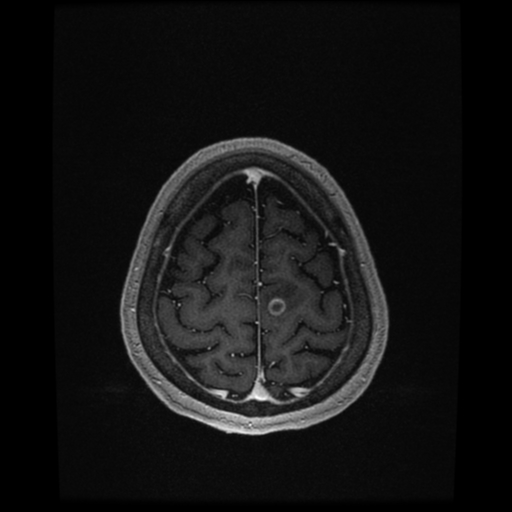
//> input picture build/MR.386662.Image 17.jpg, 512 x 512 px
$ ./main '../build/MR.386662.Image 17.jpg'   (built with g++ and OpenCV 4)
//> lines starting //> are read from the running program, lines starting //| are printed output that depends on the picture; after the words box and inside, x2 and y2 are one past the last pixel; in counts of white or black regions, pixels touching at a corner belong together
//> further down, origin is the input picture: 512 rows x 512 cols, CV_8UC1; min 0, max 255, mean 19.2
#include <opencv2/opencv.hpp>

using namespace cv;

static const double CRANIUM_AREA_COEFFICIENT = 0.0004;
static const int ADAPTIVE_THRESHOLD_OFFSET = -10;
static const int ADAPTIVE_THRESHOLD_BLOCKSIZE = 43;
static const int ADAPTIVE_THRESHOLD_C = 50;
static const int MORPH_SIZE = 40;

double getMean(Mat channel)
{
	auto histSize = 256;    // bin size
	float range[] = { 0, 255 };
	const float *ranges[] = { range };

	MatND hist;
	calcHist(&channel, 1, nullptr, Mat(), hist, 1, &histSize, ranges, true, false);

	normalize(hist, hist, 0, 255, NORM_MINMAX);

	auto model = ml::EM::create();
	model->setClustersNumber(3);
	model->trainEM(hist);

	auto means = model->getMeans();
	sort(means, means, CV_SORT_EVERY_COLUMN + CV_SORT_ASCENDING);

	std::cout << means << std::endl;

	return means.at<double>(1);
}

void processImage(Mat origin)
{
	auto originalMat = origin.clone();

	threshold(originalMat, originalMat, 30, 255, CV_THRESH_TOZERO);
	normalize(originalMat, originalMat, 0, 255, NORM_MINMAX);

	fastNlMeansDenoising(originalMat, originalMat, 3, 7, 21);
//> originalMat: 512 rows x 512 cols, CV_8UC1; min 0, max 255, mean 13.2

	auto thresholdMat = originalMat.clone();
	threshold(originalMat, thresholdMat, 30, 255, CV_THRESH_BINARY);
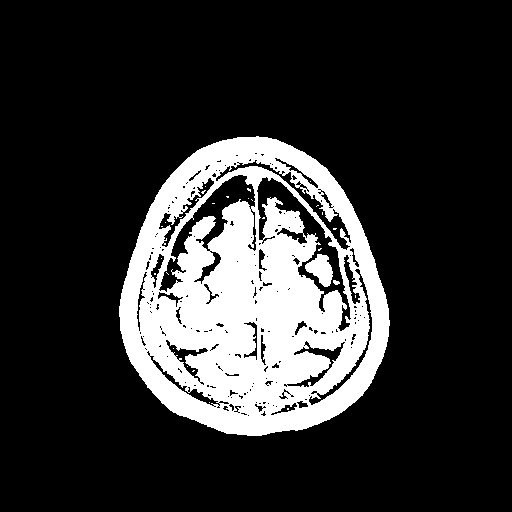
//> thresholdMat: 512 rows x 512 cols, CV_8UC1; 19.4% white; 27 white regions (24 under 20 px)

	std::vector<std::vector<Point>> contours;
	auto contourOutput = thresholdMat.clone();
	findContours(contourOutput, contours, CV_RETR_EXTERNAL, CV_CHAIN_APPROX_SIMPLE);
//> contours = 1 contour; box (x1, y1, x2, y2) and area: (119, 136, 390, 436) 61778

	auto minimalRect = boundingRect(contours[0]);
//> minimalRect = Rect(119, 136, 271, 300)

	const auto craniumThickness = static_cast<int>(CRANIUM_AREA_COEFFICIENT * minimalRect.size().area());
//> craniumThickness = 32
	Mat craniumMask = Mat::zeros(originalMat.size(), CV_8UC1);
	for (size_t idx = 0; idx < contours.size(); idx++) {
		drawContours(craniumMask, contours, idx, Scalar(255), craniumThickness);
	}
//> this loop made 1 pass
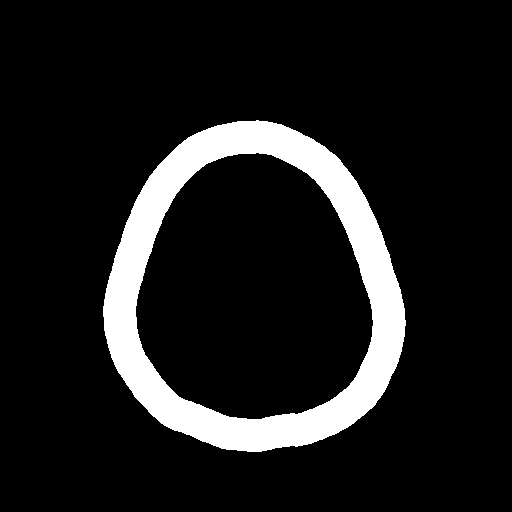
//> craniumMask: 512 rows x 512 cols, CV_8UC1; 11.1% white; 1 white region, box (x1, y1, x2, y2) and area: (103, 120, 406, 452) 29003

	const Rect leftRect(minimalRect.x, minimalRect.y, minimalRect.width / 2, minimalRect.height);
//> leftRect = Rect(119, 136, 135, 300)
	const Rect rightRect(minimalRect.x + minimalRect.width / 2, minimalRect.y, minimalRect.width / 2, minimalRect.height);
//> rightRect = Rect(254, 136, 135, 300)

	Mat leftSubImage;
	const Mat leftImage = Mat::zeros(origin.size(), CV_8U);
	Mat(originalMat, leftRect).copyTo(leftSubImage);
	flip(leftSubImage, leftImage(rightRect), 1);

	Mat rightSubImage;
	const Mat rightImage = Mat::zeros(origin.size(), CV_8U);
	Mat(originalMat, rightRect).copyTo(rightSubImage);
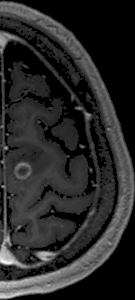
//> rightSubImage: 300 rows x 135 cols, CV_8UC1; min 0, max 255, mean 40.7
	flip(rightSubImage, rightImage(leftRect), 1);

	auto mirroredMat = originalMat.clone();
	subtract(mirroredMat, leftImage, mirroredMat);
	subtract(mirroredMat, rightImage, mirroredMat);

	Mat reflected;
	subtract(originalMat, mirroredMat, reflected);

	auto subtractionMat = originalMat.clone();
	subtractionMat.setTo(0, originalMat > reflected);
//> subtractionMat: 512 rows x 512 cols, CV_8UC1; min 0, max 221, mean 5
	subtract(originalMat, subtractionMat, originalMat);

	subtract(originalMat, craniumMask, originalMat);

	Mat adaptiveThresholdMat;
	adaptiveThreshold(originalMat, adaptiveThresholdMat,
		getMean(originalMat) * 255 + ADAPTIVE_THRESHOLD_OFFSET,
		ADAPTIVE_THRESH_GAUSSIAN_C, THRESH_BINARY, ADAPTIVE_THRESHOLD_BLOCKSIZE,
		ADAPTIVE_THRESHOLD_C);
//> in getMean, `calcHist(&channel, 1, nullptr, Mat(), hist, 1, &histSize, ranges, true..`: hist = 256 values, max 241340 at index 0, min 0 at index 5, mean 1024
//> in getMean, `normalize(hist, hist, 0, 255, NORM_MINMAX);`: hist = 256 values, max 255 at index 0, min 0 at index 5, mean 1.08
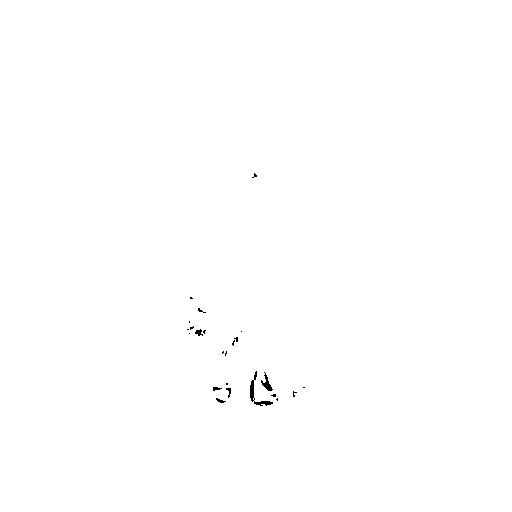
//> adaptiveThresholdMat: 512 rows x 512 cols, CV_8UC1; values 0 (black) and 82 (white), 99.8% white; 24 black regions (18 under 20 px)

	subtract(originalMat, adaptiveThresholdMat, originalMat);

	const auto structuringElement = getStructuringElement(MORPH_ELLIPSE, Size(MORPH_SIZE, MORPH_SIZE));
	morphologyEx(originalMat, originalMat, MORPH_CLOSE, structuringElement);

	const auto minimalRectCenter = minimalRect.x + minimalRect.width / 2;
//> minimalRectCenter = 254

	Mat(originalMat, Rect(minimalRectCenter - craniumThickness / 2,
		minimalRect.y, craniumThickness, craniumThickness * 2)) = Scalar(0);

	Mat(originalMat, Rect(minimalRectCenter - craniumThickness / 2,
		minimalRect.y + minimalRect.height - craniumThickness * 2, craniumThickness, craniumThickness * 2)) = Scalar(0);

	auto resultMat = origin.clone();
	cvtColor(resultMat, resultMat, CV_GRAY2RGB);
	Scalar colors[3];
	contours.clear();
//> contours = 0 contours
	findContours(originalMat, contours, CV_RETR_EXTERNAL, CV_CHAIN_APPROX_SIMPLE);
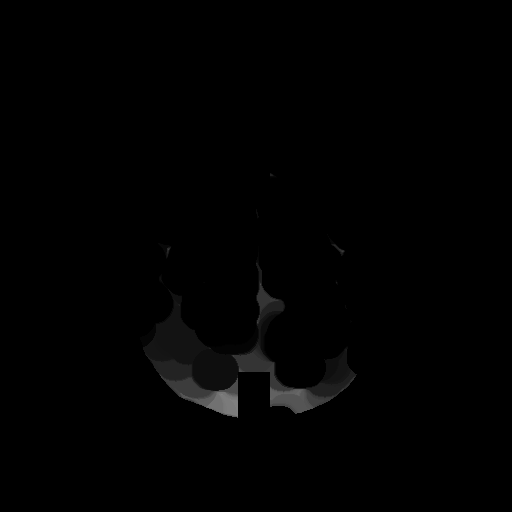
//> originalMat: 512 rows x 512 cols, CV_8UC1; min 0, max 129, mean 1.5
//> contours = 9 contours, 6 with area under 20; largest, box (x1, y1, x2, y2) and area: (140, 246, 357, 418) 10242, (158, 243, 172, 259) 73, (327, 234, 345, 256) 63
	for (size_t idx = 0; idx < contours.size(); idx++) {
		drawContours(resultMat, contours, idx, Scalar(0, 255, 0), 1);
	}
//> this loop made 9 passes
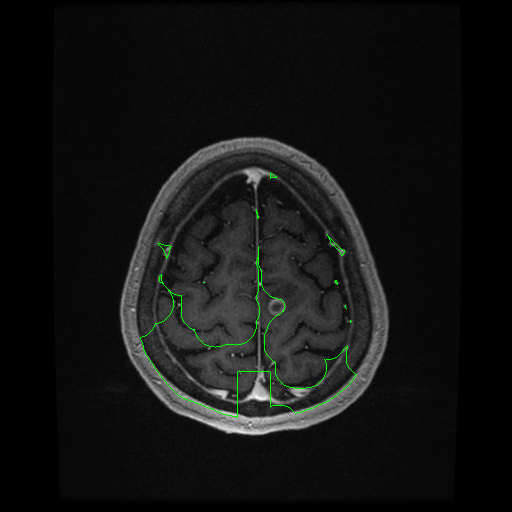
//> resultMat: 512 rows x 512 cols, CV_8UC3; 0.38% of pixels changed, all inside (x1, y1, x2, y2) = (140, 173, 357, 418)

	rectangle(resultMat, minimalRect, Scalar(255, 255, 255), 1, 8, 0);
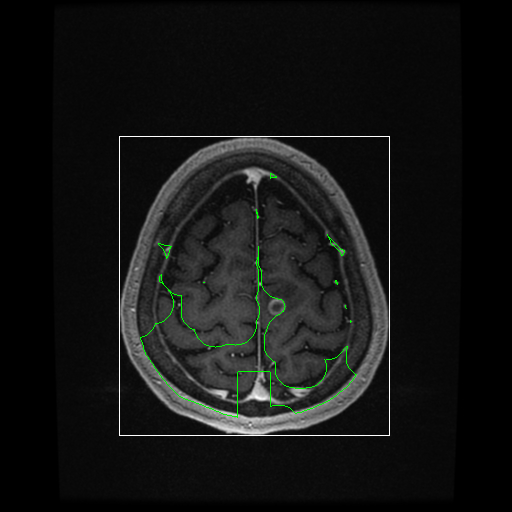
//> resultMat: 512 rows x 512 cols, CV_8UC3; 0.43% of pixels changed, all inside (x1, y1, x2, y2) = (119, 136, 390, 436)

	imshow("Final", resultMat);
}

int main(int argc, char* argv[])
{
	const auto origin = imread(argv[1], IMREAD_GRAYSCALE); //input image

	processImage(origin);

	waitKey();
}

$ run again, on build/MR.386801.Image 147.jpg
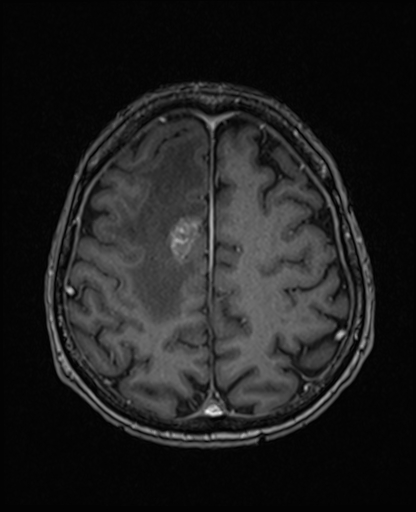
//> input picture build/MR.386801.Image 147.jpg, 416 x 512 px
//> origin is the input picture: 512 rows x 416 cols, CV_8UC1; min 2, max 243, mean 31.4
//> in processImage, `threshold(originalMat, thresholdMat, 30, 255, CV_THRESH_BINARY);`:
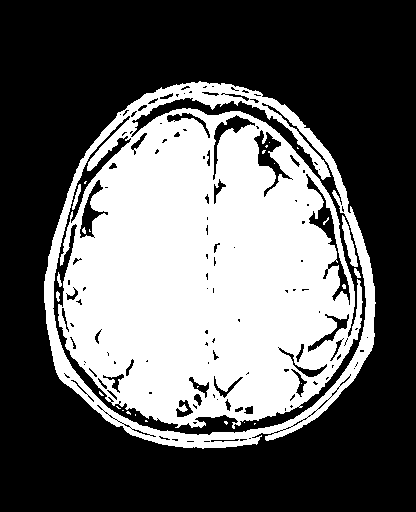
//> thresholdMat: 512 rows x 416 cols, CV_8UC1; 38.4% white; 27 white regions (21 under 20 px)
//> in processImage, `findContours(contourOutput, contours, CV_RETR_EXTERNAL, CV_CHAIN_APPRO..`: contours = 1 contour; box (x1, y1, x2, y2) and area: (44, 81, 376, 449) 95115
//> minimalRect = Rect(44, 81, 332, 368)
//> craniumThickness = 48
//> the loop in processImage, `for (size_t idx = 0; idx < contours.size(); idx++)` made 1 pass
//> leftRect = Rect(44, 81, 166, 368)
//> rightRect = Rect(210, 81, 166, 368)
//> in getMean, `calcHist(&channel, 1, nullptr, Mat(), hist, 1, &histSize, ranges, true..`: hist = 256 values, max 179160 at index 0, min 0 at index 3, mean 832
//> in getMean, `normalize(hist, hist, 0, 255, NORM_MINMAX);`: hist = 256 values, max 255 at index 0, min 0 at index 3, mean 1.18
//> adaptiveThresholdMat: 512 rows x 416 cols, CV_8UC1; values 0 (black) and 121 (white), 98.8% white; 109 black regions (75 under 20 px)
//> minimalRectCenter = 210
//> in processImage, `contours.clear();`: contours = 0 contours
//> in processImage, `findContours(originalMat, contours, CV_RETR_EXTERNAL, CV_CHAIN_APPROX_..`: contours = 5 contours, 3 with area under 20; largest, box (x1, y1, x2, y2) and area: (172, 199, 233, 270) 1588, (338, 332, 345, 339) 23
//> the loop in processImage, `for (size_t idx = 0; idx < contours.size(); idx++)` made 5 passes
//> in processImage, `rectangle(resultMat, minimalRect, Scalar(255, 255, 255), 1, 8, 0);`:
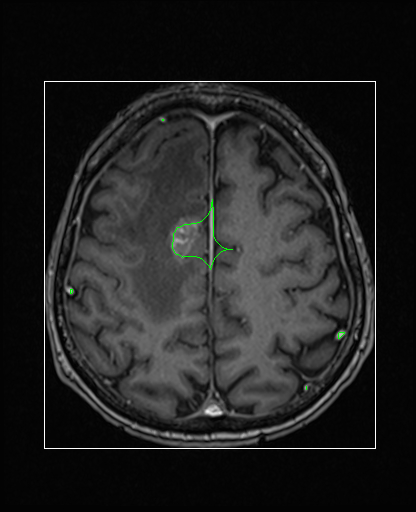
//> resultMat: 512 rows x 416 cols, CV_8UC3; mean R, G, B 32.9, 33.1, 32.9

$ run again, on build/MR.386801.Image 155.jpg
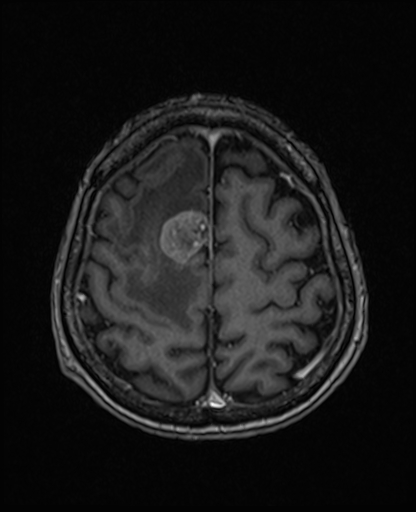
//> input picture build/MR.386801.Image 155.jpg, 416 x 512 px
//> origin is the input picture: 512 rows x 416 cols, CV_8UC1; min 2, max 252, mean 25.4
//> in processImage, `threshold(originalMat, thresholdMat, 30, 255, CV_THRESH_BINARY);`:
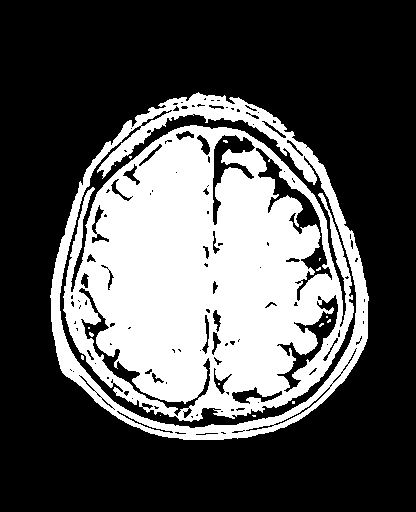
//> thresholdMat: 512 rows x 416 cols, CV_8UC1; 32.7% white; 17 white regions (15 under 20 px)
//> in processImage, `findContours(contourOutput, contours, CV_RETR_EXTERNAL, CV_CHAIN_APPRO..`: contours = 1 contour; box (x1, y1, x2, y2) and area: (50, 92, 369, 440) 85142
//> minimalRect = Rect(50, 92, 319, 348)
//> craniumThickness = 44
//> the loop in processImage, `for (size_t idx = 0; idx < contours.size(); idx++)` made 1 pass
//> leftRect = Rect(50, 92, 159, 348)
//> rightRect = Rect(209, 92, 159, 348)
//> subtractionMat: 512 rows x 416 cols, CV_8UC1; min 0, max 150, mean 7.9
//> in getMean, `calcHist(&channel, 1, nullptr, Mat(), hist, 1, &histSize, ranges, true..`: hist = 256 values, max 183208 at index 0, min 0 at index 4, mean 832
//> in getMean, `normalize(hist, hist, 0, 255, NORM_MINMAX);`: hist = 256 values, max 255 at index 0, min 0 at index 4, mean 1.16
//> adaptiveThresholdMat: 512 rows x 416 cols, CV_8UC1; values 0 (black) and 109 (white), 99.6% white; black in thin lines or dots, all inside (x1, y1, x2, y2) = (101, 182, 316, 411)
//> minimalRectCenter = 209
//> in processImage, `contours.clear();`: contours = 0 contours
//> in processImage, `findContours(originalMat, contours, CV_RETR_EXTERNAL, CV_CHAIN_APPROX_..`: contours = 4 contours, 2 with area under 20; largest, box (x1, y1, x2, y2) and area: (163, 214, 212, 262) 1504, (297, 355, 323, 378) 124
//> the loop in processImage, `for (size_t idx = 0; idx < contours.size(); idx++)` made 4 passes
//> in processImage, `rectangle(resultMat, minimalRect, Scalar(255, 255, 255), 1, 8, 0);`:
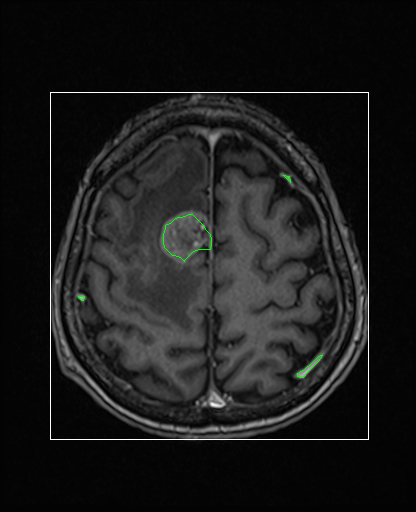
//> resultMat: 512 rows x 416 cols, CV_8UC3; mean R, G, B 26.8, 27.1, 26.8
